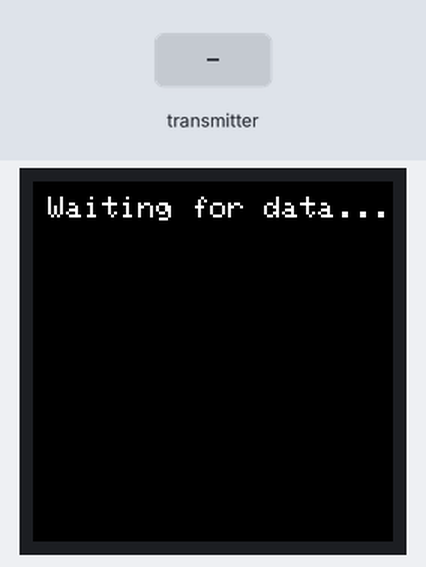
Recording of a sketch running on a simulated ESP32. Shown: 240×240 colour display. The inputs (shaded band) are chosen by the test bench. What the sketch prints to the serial monitor is not drawn.

Above: at 1.6 s.
1.7 s: the transmitter starts sending rms = 0
At 1.99 s:
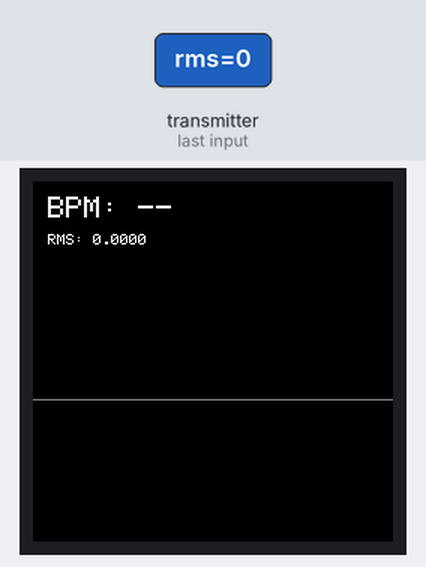
3.7 s: the transmitter starts sending rms = 25
At 3.99 s:
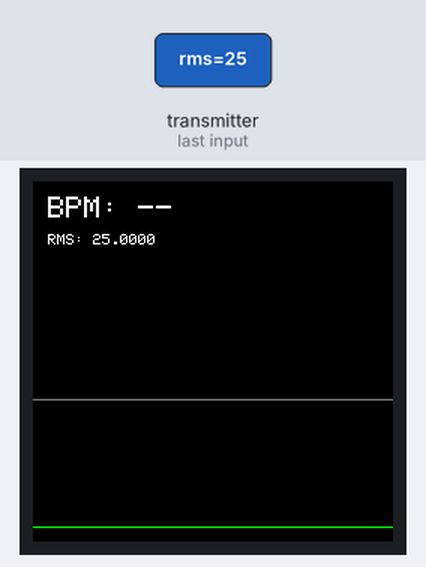
Timing chart, 0 to 6.7 s (numbered marks = the images above; inputs shaded):
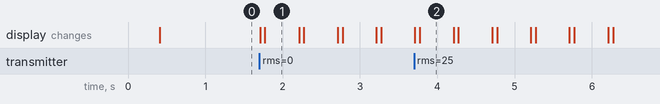

Measured:
- after the input at 1.7 s, the display: first changes at once (image 1 shows a later state)
- after the input at 3.7 s, the display: first differs from a run without the input after 0.07 s (image 2)
- what the display in image 1 shows lasts 0.4 s, from 1.8 s to 2.2 s

The sketch:

cat_heart_receiver.ino
```cpp
// ESP-NOW Receiver + 1.54" TFT heart-rate style display
// Expects packets: struct { float rms; uint16_t samples; }

#include <Arduino.h>
#include <WiFi.h>
#include <esp_now.h>
#include <SPI.h>
#include <Adafruit_GFX.h>
#include <Adafruit_ST7789.h>

// ---------- TFT PIN DEFINITIONS (adjust if wired differently) ----------
#define TFT_CS   5
#define TFT_DC   16
#define TFT_RST  17
// SCL -> GPIO 18 (hardware SCK)
// SDA -> GPIO 23 (hardware MOSI)

Adafruit_ST7789 tft = Adafruit_ST7789(TFT_CS, TFT_DC, TFT_RST);

// ---------- ESP-NOW PACKET ----------
typedef struct {
  float    rms;       // normalized RMS [-1,1)
  uint16_t samples;   // number of samples used to compute RMS
} mic_packet_t;

// Shared between callback and loop
mic_packet_t latestPacket;
volatile bool newPacket = false;

// ---------- WAVEFORM BUFFER ----------
const int WAVE_POINTS = 120;  // number of points across the screen
float wave[WAVE_POINTS];
int waveIndex = 0;            // next position to write
int waveCount = 0;            // how many valid samples we have so far (<= WAVE_POINTS)
float lastRms = 0.0f;

// ---------- HEART RATE ESTIMATION ----------
const float THRESHOLD = 0.02f;          // adjust based on your signal level
const unsigned long REFRACTORY_MS = 300;  // minimum time between beats
const unsigned long WINDOW_MS = 8000;     // look at last 8s of beats
const int MAX_BEATS = 32;

unsigned long beatTimes[MAX_BEATS];
int beatWriteIndex = 0;
unsigned long lastBeatMs = 0;

// ---------- ESP-NOW RECEIVE CALLBACK (new style) ----------
void OnDataRecv(const esp_now_recv_info_t *info,
                const uint8_t *incomingData,
                int len)
{
  if (len == sizeof(mic_packet_t)) {
    memcpy(&latestPacket, incomingData, sizeof(mic_packet_t));
    newPacket = true;
  }
}

// ---------- HEART RATE HELPERS ----------
void addBeat(unsigned long t) {
  beatTimes[beatWriteIndex] = t;
  beatWriteIndex = (beatWriteIndex + 1) % MAX_BEATS;
}

// Compute BPM from timestamps in last WINDOW_MS
int computeBpm(unsigned long now) {
  // Collect beats within the window
  unsigned long oldestAllowed = now - WINDOW_MS;
  unsigned long times[MAX_BEATS];
  int count = 0;

  // Copy in chronological order
  for (int i = 0; i < MAX_BEATS; ++i) {
    unsigned long ts = beatTimes[i];
    if (ts >= oldestAllowed && ts <= now && ts != 0) {
      times[count++] = ts;
    }
  }

  if (count < 2) {
    return 0;  // not enough beats to estimate
  }

  // Use first and last in that window
  unsigned long tFirst = times[0];
  unsigned long tLast  = times[count - 1];
  unsigned long dt = tLast - tFirst;  // ms

  if (dt == 0) return 0;

  float beats = (float)(count - 1);
  float minutes = (float)dt / 60000.0f;
  int bpm = (int)round(beats / minutes);
  return bpm;
}

// ---------- DRAWING ----------
void drawWaveform(float rms, int bpm) {
  // For speed we redraw the full frame; if it's slow, we can optimize later.
  uint16_t bgColor = ST77XX_BLACK;
  uint16_t lineColor = ST77XX_GREEN;
  uint16_t gridColor = 0x7BEF;
  uint16_t textColor = ST77XX_WHITE;

  tft.fillScreen(bgColor);

  int w = tft.width();
  int h = tft.height();

  // Top area: BPM text
  tft.setTextSize(2);
  tft.setTextColor(textColor, bgColor);
  tft.setCursor(10, 10);
  tft.print("BPM: ");
  if (bpm > 0 && bpm < 300) {
    tft.print(bpm);
  } else {
    tft.print("--");
  }

  // Show current RMS (for debugging / feedback)
  tft.setCursor(10, 35);
  tft.setTextSize(1);
  tft.print("RMS: ");
  tft.print(rms, 4);

  // Waveform area
  int graphTop = 60;
  int graphBottom = h - 10;
  int graphHeight = graphBottom - graphTop;

  // Draw a faint horizontal center line
  int midY = graphTop + graphHeight / 2;
  tft.drawLine(0, midY, w, midY, gridColor);

  // No waveform yet?
  if (waveCount < 2) return;

  // Find max RMS so we can auto-scale a bit (simple)
  float maxVal = 0.01f;  // avoid div by zero
  for (int i = 0; i < waveCount; ++i) {
    int idx = (waveIndex + i) % WAVE_POINTS;
    if (wave[idx] > maxVal) maxVal = wave[idx];
  }

  // Put a floor so the line doesn’t collapse if it’s quiet
  if (maxVal < 0.03f) maxVal = 0.03f;

  // Draw line from oldest -> newest across the width
  int pointsToDraw = waveCount;
  float xStep = (float)(w - 1) / (float)(pointsToDraw - 1);

  for (int i = 0; i < pointsToDraw - 1; ++i) {
    int idx1 = (waveIndex + i) % WAVE_POINTS;
    int idx2 = (waveIndex + i + 1) % WAVE_POINTS;
    float v1 = wave[idx1];
    float v2 = wave[idx2];

    // Map RMS [0, maxVal] -> [graphBottom, graphTop]
    auto mapY = [&](float v) {
      if (v < 0) v = 0;
      if (v > maxVal) v = maxVal;
      float norm = v / maxVal;  // 0..1
      int y = graphBottom - (int)(norm * (graphHeight - 1));
      return y;
    };

    int x1 = (int)round(i * xStep);
    int x2 = (int)round((i + 1) * xStep);
    int y1 = mapY(v1);
    int y2 = mapY(v2);

    tft.drawLine(x1, y1, x2, y2, lineColor);
  }
}

void setup() {
  Serial.begin(115200);
  delay(200);

  // ----------- TFT INIT -----------
  tft.init(240, 240);     // If your screen is 240x240; adjust if different
  tft.setRotation(0);     // Rotate if you want landscape
  tft.fillScreen(ST77XX_BLACK);
  tft.setTextWrap(false);
  tft.setCursor(10, 10);
  tft.setTextColor(ST77XX_WHITE);
  tft.setTextSize(2);
  tft.println("Waiting for data...");

  // Clear beat timestamps
  for (int i = 0; i < MAX_BEATS; ++i) beatTimes[i] = 0;

  // ----------- ESP-NOW INIT -----------
  WiFi.mode(WIFI_STA);
  WiFi.disconnect();

  if (esp_now_init() != ESP_OK) {
    Serial.println("Error initializing ESP-NOW");
    tft.setCursor(10, 40);
    tft.setTextSize(1);
    tft.println("ESP-NOW init failed");
    while (true) { delay(1000); }
  }

  esp_now_register_recv_cb(OnDataRecv);

  Serial.println("ESP-NOW receiver + TFT ready.");
}

void loop() {
  if (newPacket) {
    noInterrupts();
    mic_packet_t pkt = latestPacket;
    newPacket = false;
    interrupts();

    float rms = pkt.rms;
    unsigned long now = millis();

    // ----------- HEARTBEAT DETECTION (simple threshold crossing) -----------
    // Detect rising edge across threshold (and respect refractory period)
    if (lastRms < THRESHOLD && rms >= THRESHOLD) {
      if (now - lastBeatMs > REFRACTORY_MS) {
        lastBeatMs = now;
        addBeat(now);
      }
    }
    lastRms = rms;

    int bpm = computeBpm(now);

    // ----------- UPDATE WAVE BUFFER -----------
    wave[waveIndex] = rms;
    waveIndex = (waveIndex + 1) % WAVE_POINTS;
    if (waveCount < WAVE_POINTS) waveCount++;

    // ----------- DRAW TFT -----------
    drawWaveform(rms, bpm);

    // For debugging to Serial too
    Serial.print("RMS: ");
    Serial.print(rms, 4);
    Serial.print("  BPM: ");
    Serial.println(bpm);
  }

  delay(5);
}
```
